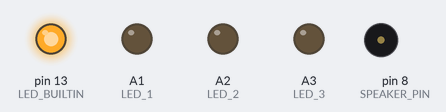
Simulated run of this sketch. Board: Arduino Uno, built with avr-gcc and run on an emulated ATmega328P. Shown: output pins drawn as LEDs (lit = HIGH), buzzer (waves = sounding). Random numbers use the default seed unless the sketch sets one.

Above: at 0.2 s.
At 1.1 s:
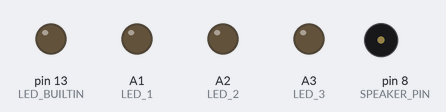
At 14.4 s:
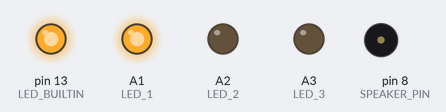
At 23.5 s:
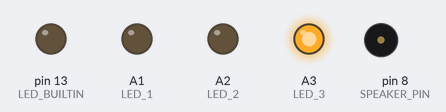
At 29.6 s:
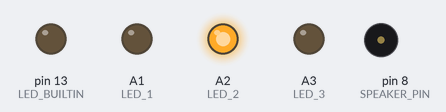
At 37.7 s:
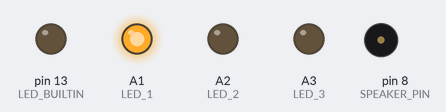
Timing chart, 0 to 40.0 s (numbered marks = the images above):
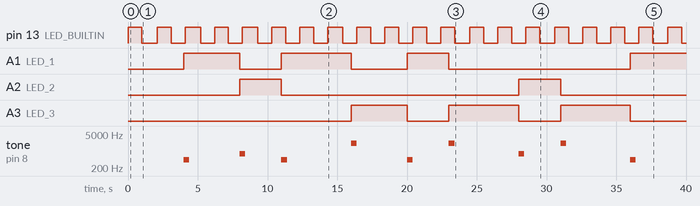

The sketch:

blinking.ino
```cpp
/*
    Test script to make three LEDs blink at random for
    between 3 and 6 seconds and does not light same one twice

    @Author: Andrew Saba
*/

#include "pitches.h"

// pitches.h has pitch macros with the note
// and its frequency values

// pins to use
const int LED_1 = A1;
const int LED_2 = A2;
const int LED_3 = A3;
const int SPEAKER_PIN = 8;

// notes to play for LED_1, etc.
const int TONE_1 = NOTE_A4;
const int TONE_2 = NOTE_G5;
const int TONE_3 = NOTE_C7;

// how long to hold note
// i.e. quarter note = 1000 / 4, eighth note = 1000/8, etc.
// so do 1.3 * 1000/4
const int NOTE_DURATION = 325;

// delay between loop updates
const int LOOP_DELAY = 100; // in ms, so 10hz

// delay between blinking hearbeat LED, which
// acts as a visual cue that arduino is running
// code and is operational
const int HEART_DELAY = 1000; // in ms

// selects random time t in seconds
// between min and max, to nearest second
const int MIN_TIME =  3;
const int MAX_TIME = 5;

void setup() {
    // initialize LED pins as outputs
    pinMode(LED_1, OUTPUT);
    pinMode(LED_2, OUTPUT);
    pinMode(LED_3, OUTPUT);

    pinMode(LED_BUILTIN, OUTPUT);

    // seed the random number generator
    randomSeed(analogRead(0));

    Serial.begin(9600);
}

void display_error(){
    while (true) {
        // light up all LEDs when something bad happens
        digitalWrite(LED_1, HIGH);
        digitalWrite(LED_2, HIGH);
        digitalWrite(LED_3, HIGH);
        digitalWrite(LED_BUILTIN, HIGH);
        Serial.println("SOMETHING HAPPENED");
        delay(100000);
    }
}

void loop() {
    long curr_led = random(3); // inclusive, so must be 3
    unsigned long on_time = millis() + 1000 * random(MIN_TIME, MAX_TIME+1); // inclusive, so add 1

    int heart_state = HIGH;
    unsigned long heart_time = millis() + HEART_DELAY;
    digitalWrite(LED_BUILTIN, heart_state);

    unsigned long tone_end = millis() + NOTE_DURATION;

    while (true) {
        // switch heartbeat LED
        if (millis() >= heart_time) {
            heart_state = (heart_state == HIGH) ? LOW : HIGH;
            digitalWrite(LED_BUILTIN, heart_state);
            heart_time = millis() + HEART_DELAY;
        }

        // stop playling tone
        if (millis() >= tone_end) {
            noTone(SPEAKER_PIN);
        }

        // reset LED and tone states
        if (millis() >= on_time) {
            // time to reset
            long new_led = random(2); // inclusive, so must be 3
            on_time = millis() + 1000 * random(MIN_TIME, MAX_TIME+1); // inclusive, so add 1
            tone_end = millis() + NOTE_DURATION;

            switch (curr_led){
                case 0:
                    curr_led = new_led + 1;
                    break;
                case 1:
                    curr_led = (new_led == 1) ? 2 : 0;
                    break;
                case 2:
                    curr_led = new_led;
                    break;
                default:
                    // display error
                    display_error();
            }

            // light up LEDs
            switch (curr_led){
                case 0:
                    digitalWrite(LED_1, HIGH);
                    digitalWrite(LED_2, LOW);
                    digitalWrite(LED_3, LOW);
                    tone(SPEAKER_PIN, TONE_1);
                    break;
                case 1:
                    digitalWrite(LED_1, LOW);
                    digitalWrite(LED_2, HIGH);
                    digitalWrite(LED_3, LOW);
                    tone(SPEAKER_PIN, TONE_2);
                    break;
                case 2:
                    digitalWrite(LED_1, LOW);
                    digitalWrite(LED_2, LOW);
                    digitalWrite(LED_3, HIGH);
                    tone(SPEAKER_PIN, TONE_3);
                    break;
                default:
                    // display error
                    display_error();
            }
        }
        delay(LOOP_DELAY);
    }
}
```

pitches.h
```cpp
#ifndef PITCHES_H
#define PITCHES_H

#define NOTE_B0  31
#define NOTE_C1  33
#define NOTE_CS1 35
#define NOTE_D1  37
#define NOTE_DS1 39
#define NOTE_E1  41
#define NOTE_F1  44
#define NOTE_FS1 46
#define NOTE_G1  49
#define NOTE_GS1 52
#define NOTE_A1  55
#define NOTE_AS1 58
#define NOTE_B1  62
#define NOTE_C2  65
#define NOTE_CS2 69
#define NOTE_D2  73
#define NOTE_DS2 78
#define NOTE_E2  82
#define NOTE_F2  87
#define NOTE_FS2 93
#define NOTE_G2  98
#define NOTE_GS2 104
#define NOTE_A2  110
#define NOTE_AS2 117
#define NOTE_B2  123
#define NOTE_C3  131
#define NOTE_CS3 139
#define NOTE_D3  147
#define NOTE_DS3 156
#define NOTE_E3  165
#define NOTE_F3  175
#define NOTE_FS3 185
#define NOTE_G3  196
#define NOTE_GS3 208
#define NOTE_A3  220
#define NOTE_AS3 233
#define NOTE_B3  247
#define NOTE_C4  262
#define NOTE_CS4 277
#define NOTE_D4  294
#define NOTE_DS4 311
#define NOTE_E4  330
#define NOTE_F4  349
#define NOTE_FS4 370
#define NOTE_G4  392
#define NOTE_GS4 415
#define NOTE_A4  440
#define NOTE_AS4 466
#define NOTE_B4  494
#define NOTE_C5  523
#define NOTE_CS5 554
#define NOTE_D5  587
#define NOTE_DS5 622
#define NOTE_E5  659
#define NOTE_F5  698
#define NOTE_FS5 740
#define NOTE_G5  784
#define NOTE_GS5 831
#define NOTE_A5  880
#define NOTE_AS5 932
#define NOTE_B5  988
#define NOTE_C6  1047
#define NOTE_CS6 1109
#define NOTE_D6  1175
#define NOTE_DS6 1245
#define NOTE_E6  1319
#define NOTE_F6  1397
#define NOTE_FS6 1480
#define NOTE_G6  1568
#define NOTE_GS6 1661
#define NOTE_A6  1760
#define NOTE_AS6 1865
#define NOTE_B6  1976
#define NOTE_C7  2093
#define NOTE_CS7 2217
#define NOTE_D7  2349
#define NOTE_DS7 2489
#define NOTE_E7  2637
#define NOTE_F7  2794
#define NOTE_FS7 2960
#define NOTE_G7  3136
#define NOTE_GS7 3322
#define NOTE_A7  3520
#define NOTE_AS7 3729
#define NOTE_B7  3951
#define NOTE_C8  4186
#define NOTE_CS8 4435
#define NOTE_D8  4699
#define NOTE_DS8 4978

#endif // PITCHES_H
```

Measured:
- by itself, pin 13 (LED_BUILTIN): alternates HIGH for 1.0 s and LOW for 1.0 s
- by itself, A1 (LED_1): goes HIGH 4.0 s, LOW 3.0 s, HIGH 5.0 s, LOW 4.0 s, HIGH 3.0 s, LOW 13.0 s, then HIGH
- by itself, A2 (LED_2): alternates HIGH for 3.0 s and LOW for 17.0 s
- by itself, A3 (LED_3): LOW → HIGH at 16.0 s, → LOW 4.0 s later, → HIGH 3.0 s later, → LOW 5.0 s later, … (6 changes in this stretch)
- by itself, tone on pin 8 (SPEAKER_PIN): plays 440 Hz for 0.40 s, 784 Hz for 0.40 s, 440 Hz for 0.40 s, 2093 Hz for 0.40 s, 440 Hz for 0.40 s, 2093 Hz for 0.40 s … (9 notes in this stretch)
